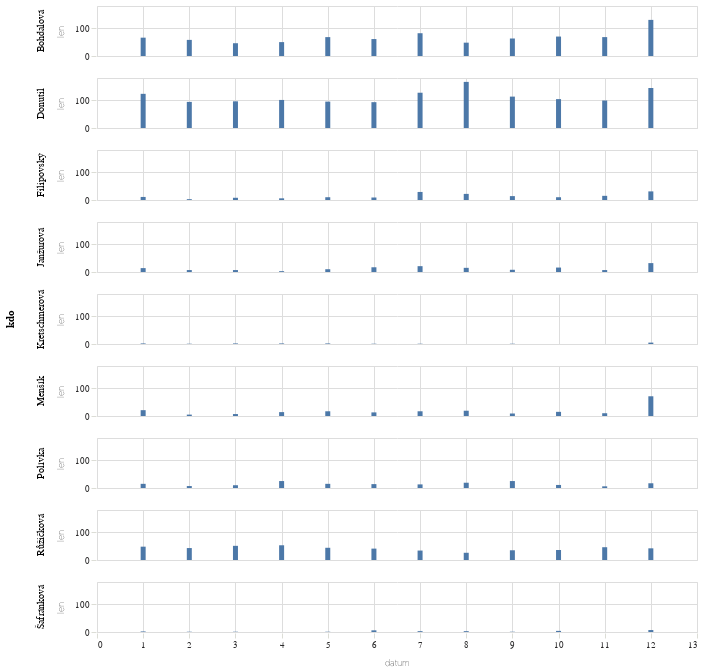

This figure's notebook cell:
### Code cell
do_grafu4 = pl.concat(
    [
        najdi_cloveka_celorok("Bohdalov","Bohdalová"),
        najdi_cloveka_celorok("Donutil","Donutil"),
        najdi_cloveka_celorok("Polívk","Polívka"),
        najdi_cloveka_celorok("Menšík","Menšík"),
        najdi_cloveka_celorok("Janžurov","Janžurová"),
        najdi_cloveka_celorok("Filipovs","Filipovský"),
        najdi_cloveka_celorok("Růžičkov","Růžičková"),
        najdi_cloveka_celorok("Kretschmerov","Kretschmerová"),
        najdi_cloveka_celorok("Šafránkov","Šafránková")
    ]
)

alt.Chart(
    do_grafu4,
    width=600,
    height=50
).mark_bar(
).encode(
    alt.X("datum:Q",sort=poradi_dat),
    alt.Y("len:Q"),
    alt.Row("kdo:N")
)

### Figure 1 — Vega-Lite specification as saved in the notebook (floating-point values rounded to 4 significant figures)
{"config": {"title": {"font": "Noticia Text", "fontSize": 11.5, "anchor": "start", "lineHeight": 19, "fontWeight": "bolder", "subtitleFont": "Noticia Text", "subtitleFontSize": 10, "subtitleLineHeight": 15, "subtitlePadding": 10, "dy": -10, "color": "#292829", "subtitleColor": "#292829"}, "axis": {"labelFont": "Asap", "titleFont": "Asap", "fontWeight": "lighter", "titleFontWeight": "lighter", "labelFontSize": 9, "titleFontSize": 9, "labelPadding": 2, "titlePadding": 9, "domainOpacity": 0, "tickColor": "#DCDDD6", "labelColor": "#292829"}, "legend": {"labelFont": "Asap", "labelFontWeight": "normal", "titleFont": "Asap", "titleFontWeight": "normal", "labelFontSize": 9, "titleFontSize": 9, "labelColor": "#292829"}}, "data": {"name": "data-1809fe081607952f7fd396bfb34a3a8f"}, "mark": {"type": "bar"}, "encoding": {"row": {"field": "kdo", "type": "nominal"}, "x": {"field": "datum", "sort": ["6.", "7.", "8.", "9.", "10.", "11.", "12.", "13.", "14.", "15.", "16.", "17.", "18.", "19.", "20.", "21.", "22.", "23.", "24.", "25.", "26.", "27.", "28.", "29.", "30.", "31.", "1.", "2.", "3.", "4.", "5."], "type": "quantitative"}, "y": {"field": "len", "type": "quantitative"}}, "height": 50, "width": 600, "$schema": "https://vega.github.io/schema/vega-lite/v5.20.1.json", "datasets": {"data-1809fe081607952f7fd396bfb34a3a8f": [{"datum": 1, "len": 66, "kdo": "Bohdalová"}, {"datum": 2, "len": 58, "kdo": "Bohdalová"}, {"datum": 3, "len": 46, "kdo": "Bohdalová"}, {"datum": 4, "len": 50, "kdo": "Bohdalová"}, {"datum": 5, "len": 68, "kdo": "Bohdalová"}, {"datum": 6, "len": 61, "kdo": "Bohdalová"}, {"datum": 7, "len": 82, "kdo": "Bohdalová"}, {"datum": 8, "len": 48, "kdo": "Bohdalová"}, {"datum": 9, "len": 63, "kdo": "Bohdalová"}, {"datum": 10, "len": 70, "kdo": "Bohdalová"}, {"datum": 11, "len": 68, "kdo": "Bohdalová"}, {"datum": 12, "len": 130, "kdo": "Bohdalová"}, {"datum": 1, "len": 123, "kdo": "Donutil"}, {"datum": 2, "len": 94, "kdo": "Donutil"}, {"datum": 3, "len": 96, "kdo": "Donutil"}, {"datum": 4, "len": 101, "kdo": "Donutil"}, {"datum": 5, "len": 95, "kdo": "Donutil"}, {"datum": 6, "len": 93, "kdo": "Donutil"}, {"datum": 7, "len": 127, "kdo": "Donutil"}, {"datum": 8, "len": 166, "kdo": "Donutil"}, {"datum": 9, "len": 113, "kdo": "Donutil"}, {"datum": 10, "len": 104, "kdo": "Donutil"}, {"datum": 11, "len": 99, "kdo": "Donutil"}, {"datum": 12, "len": 144, "kdo": "Donutil"}, {"datum": 1, "len": 15, "kdo": "Polívka"}, {"datum": 2, "len": 7, "kdo": "Polívka"}, {"datum": 3, "len": 10, "kdo": "Polívka"}, {"datum": 4, "len": 25, "kdo": "Polívka"}, {"datum": 5, "len": 15, "kdo": "Polívka"}, {"datum": 6, "len": 14, "kdo": "Polívka"}, {"datum": 7, "len": 13, "kdo": "Polívka"}, {"datum": 8, "len": 19, "kdo": "Polívka"}, {"datum": 9, "len": 25, "kdo": "Polívka"}, {"datum": 10, "len": 11, "kdo": "Polívka"}, {"datum": 11, "len": 6, "kdo": "Polívka"}, {"datum": 12, "len": 17, "kdo": "Polívka"}, {"datum": 1, "len": 21, "kdo": "Menšík"}, {"datum": 2, "len": 5, "kdo": "Menšík"}, {"datum": 3, "len": 7, "kdo": "Menšík"}, {"datum": 4, "len": 14, "kdo": "Menšík"}, {"datum": 5, "len": 17, "kdo": "Menšík"}, {"datum": 6, "len": 13, "kdo": "Menšík"}, {"datum": 7, "len": 17, "kdo": "Menšík"}, {"datum": 8, "len": 19, "kdo": "Menšík"}, {"datum": 9, "len": 9, "kdo": "Menšík"}, {"datum": 10, "len": 15, "kdo": "Menšík"}, {"datum": 11, "len": 10, "kdo": "Menšík"}, {"datum": 12, "len": 71, "kdo": "Menšík"}, {"datum": 1, "len": 14, "kdo": "Janžurová"}, {"datum": 2, "len": 7, "kdo": "Janžurová"}, {"datum": 3, "len": 7, "kdo": "Janžurová"}, {"datum": 4, "len": 3, "kdo": "Janžurová"}, {"datum": 5, "len": 10, "kdo": "Janžurová"}, {"datum": 6, "len": 17, "kdo": "Janžurová"}, {"datum": 7, "len": 21, "kdo": "Janžurová"}, {"datum": 8, "len": 15, "kdo": "Janžurová"}, {"datum": 9, "len": 8, "kdo": "Janžurová"}, {"datum": 10, "len": 16, "kdo": "Janžurová"}, {"datum": 11, "len": 7, "kdo": "Janžurová"}, {"datum": 12, "len": 32, "kdo": "Janžurová"}, {"datum": 1, "len": 11, "kdo": "Filipovský"}, {"datum": 2, "len": 3, "kdo": "Filipovský"}, {"datum": 3, "len": 8, "kdo": "Filipovský"}, {"datum": 4, "len": 6, "kdo": "Filipovský"}, {"datum": 5, "len": 10, "kdo": "Filipovský"}, {"datum": 6, "len": 9, "kdo": "Filipovský"}, {"datum": 7, "len": 29, "kdo": "Filipovský"}, {"datum": 8, "len": 22, "kdo": "Filipovský"}, {"datum": 9, "len": 14, "kdo": "Filipovský"}, {"datum": 10, "len": 10, "kdo": "Filipovský"}, {"datum": 11, "len": 15, "kdo": "Filipovský"}, {"datum": 12, "len": 31, "kdo": "Filipovský"}, {"datum": 1, "len": 48, "kdo": "Růžičková"}, {"datum": 2, "len": 43, "kdo": "Růžičková"}, {"datum": 3, "len": 51, "kdo": "Růžičková"}, {"datum": 4, "len": 53, "kdo": "Růžičková"}, {"datum": 5, "len": 44, "kdo": "Růžičková"}, {"datum": 6, "len": 41, "kdo": "Růžičková"}, {"datum": 7, "len": 34, "kdo": "Růžičková"}, {"datum": 8, "len": 26, "kdo": "Růžičková"}, {"datum": 9, "len": 35, "kdo": "Růžičková"}, {"datum": 10, "len": 36, "kdo": "Růžičková"}, {"datum": 11, "len": 46, "kdo": "Růžičková"}, {"datum": 12, "len": 42, "kdo": "Růžičková"}, {"datum": 1, "len": 2, "kdo": "Kretschmerová"}, {"datum": 2, "len": 1, "kdo": "Kretschmerová"}, {"datum": 3, "len": 2, "kdo": "Kretschmerová"}, {"datum": 4, "len": 2, "kdo": "Kretschmerová"}, {"datum": 5, "len": 2, "kdo": "Kretschmerová"}, {"datum": 6, "len": 1, "kdo": "Kretschmerová"}, {"datum": 7, "len": 1, "kdo": "Kretschmerová"}, {"datum": 9, "len": 1, "kdo": "Kretschmerová"}, {"datum": 12, "len": 5, "kdo": "Kretschmerová"}, {"datum": 1, "len": 2, "kdo": "Šafránková"}, {"datum": 2, "len": 1, "kdo": "Šafránková"}, {"datum": 3, "len": 1, "kdo": "Šafránková"}, {"datum": 5, "len": 1, "kdo": "Šafránková"}, {"datum": 6, "len": 6, "kdo": "Šafránková"}, {"datum": 7, "len": 3, "kdo": "Šafránková"}, {"datum": 8, "len": 3, "kdo": "Šafránková"}, {"datum": 9, "len": 1, "kdo": "Šafránková"}, {"datum": 10, "len": 4, "kdo": "Šafránková"}, {"datum": 12, "len": 7, "kdo": "Šafránková"}]}}
